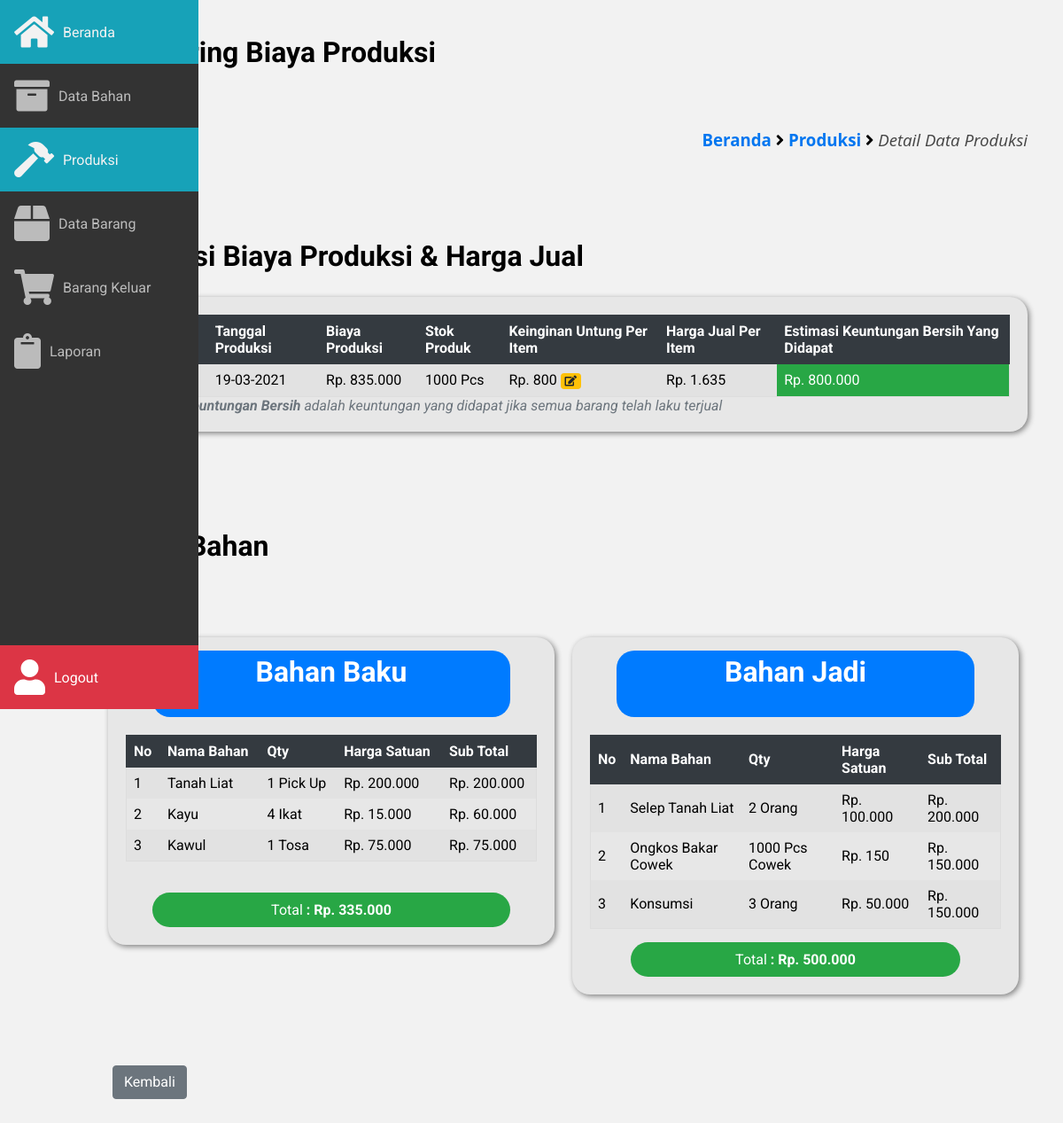
Before: /frontend/produksi/detail_produksi.php?ip=93&page=produksi with the older database file.
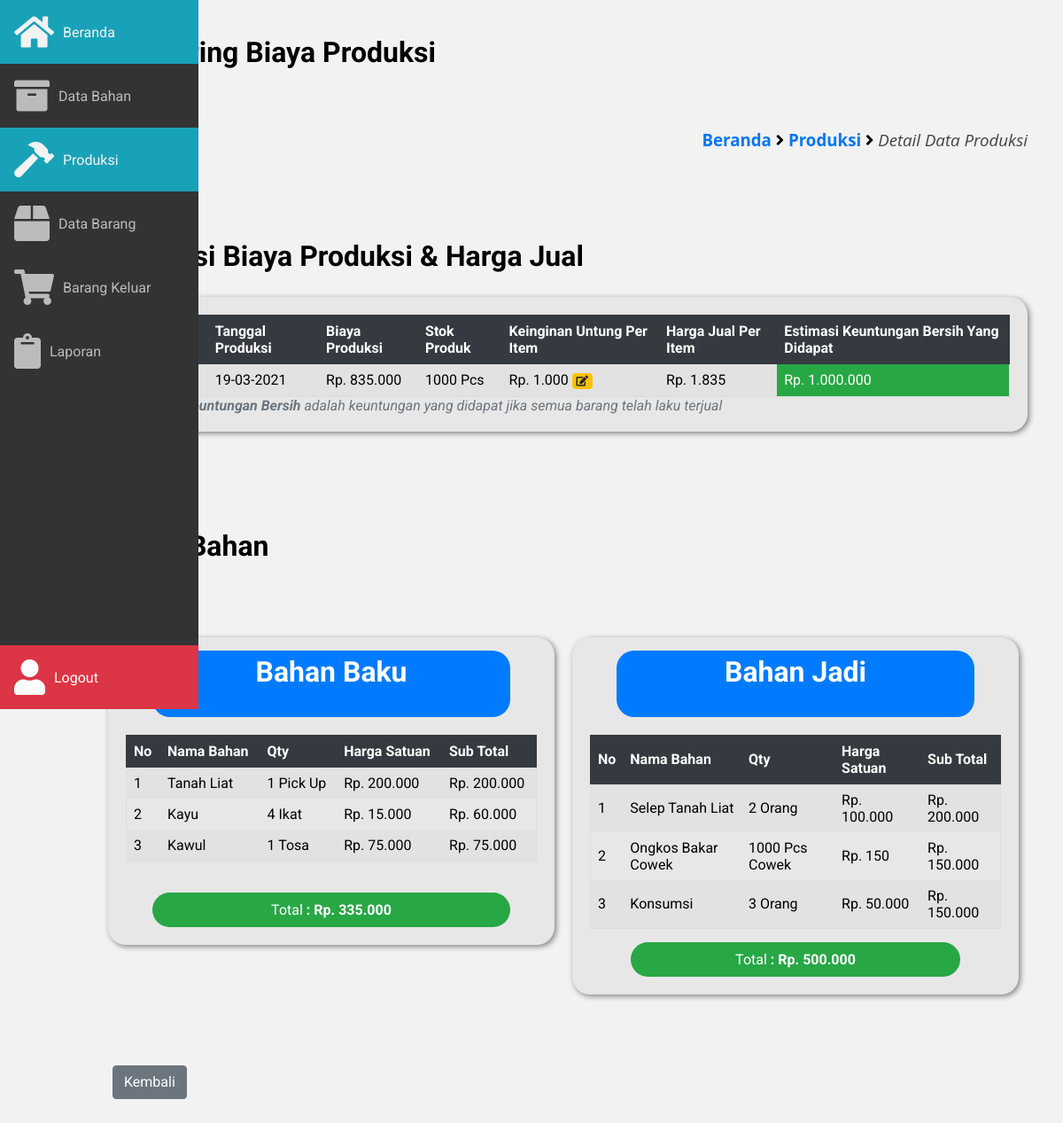
After: the same page with the newer database file.
### tables this page shows
CREATE TABLE `produksi` (
  `id_produksi` int(12) NOT NULL,
  `nama_produk` varchar(100) NOT NULL,
  `stok_produk` int(12) NOT NULL,
  `satuan_stok_produk` varchar(100) NOT NULL,
  `untung_produk` int(12) NOT NULL,
  `harga_jual` int(20) NOT NULL,
  `tgl_produksi` date NOT NULL
);

### frontend/produksi/detail_produksi.php (the view, shortened to what the changed rows need)
<?php include '../../database/koneksi.php'; ?>
<!DOCTYPE html>
<html lang="pt-BR">
	<head>
		<link rel="stylesheet" href="https://pro.fontawesome.com/releases/v5.10.0/css/all.css"/>
		<link
			rel="stylesheet"
			href="https://cdn.materialdesignicons.com/4.9.95/css/materialdesignicons.min.css"
		/>
		<link rel="stylesheet" href="../../assets/css/main.css" />
		<link rel="stylesheet" href="../../assets/css/style.css" />
		<link rel="stylesheet" href="../../assets/css/sidebar.css" />
	</head>
	<body>
		<main class="main">
			<section>
				<h2>Monitoring Biaya Produksi</h2>
				<div class="container">
					<div class="baris">
						<?php
							$ip = $_GET['ip'];
							$cekData   =  "SELECT * FROM detail_produksi WHERE produksi_id = '$ip' ";
							$queryData = mysqli_query($host, $cekData);
							$cekdId    = mysqli_num_rows($queryData);
							if ($cekdId != null) {
								$sql        = "SELECT * FROM detail_produksi INNER JOIN produksi ON detail_produksi.produksi_id = produksi.id_produksi WHERE produksi_id = '$ip' ";
								$query      = mysqli_query($host, $sql);
								$list_biaya = mysqli_fetch_assoc($query);
								$sqlSum     = "SELECT SUM(sub_total) AS total_biaya_produksi FROM detail_produksi WHERE produksi_id = '$ip' ";
								$querySum   = mysqli_query($host, $sqlSum);
								$dataSum    = mysqli_fetch_assoc($querySum);
								$hargaSatuan = $dataSum['total_biaya_produksi'] / $list_biaya['stok_produk'] + $list_biaya['untung_produk'];
								$cuan        = $list_biaya['stok_produk'] * $list_biaya['untung_produk'];
						?>
							<div class="kolom-100 margin-top-50 margin-bottom-100">
								<h2>Kalkulasi Biaya Produksi & Harga Jual</h2>
								<div class="box-konten-radius backgorund-e7">
									<div class="box-badan-konten">
										<div class="table-box">
											<table class="table-responsive">
												<tr class="thead-dark">
													<th>Nama Produk</th>
													<th>Tanggal Produksi</th>
													<th>Biaya Produksi</th>
													<th>Stok Produk</th>
													<th>Keinginan Untung Per Item</th>
													<th>Harga Jual Per Item</th>
													<th>Estimasi Keuntungan Bersih Yang Didapat</th>
												</tr>
												<tr>
													<td><?= $list_biaya['nama_produk'] ?></td>
													<td><?= date('d-m-Y', strtotime($list_biaya['tgl_produksi'])) ?></td>
													<td><?= "Rp. " . number_format($dataSum['total_biaya_produksi'],0, ',' , '.') ?></td>
													<td><?= $list_biaya['stok_produk'] . " " . $list_biaya['satuan_stok_produk'] ?></td>
													<td>
														<?= "Rp. " . number_format($list_biaya['untung_produk'], 0, ',' , '.') ?>
														<a href="edit_untung.php?ip=<?= $list_biaya['produksi_id']?>&biaya_produksi=<?= $dataSum['total_biaya_produksi'] ?>&stok=<?= $list_biaya['stok_produk'] ?>" class="lencana lencana-kuning">
															<i class="fa fa-edit"></i>
														</a>
													</td>
													<td><?= "Rp. " . number_format($hargaSatuan, 0, ',' , '.') ?></td>
													<td class="background-hijau teks-putih"><?= "Rp. " . number_format($cuan, 0, ',' , '.') ?></td>
												</tr>
											</table>
											<i class="teks-mati">
												<b>* Estimasi Keuntungan Bersih</b> adalah keuntungan yang didapat jika semua barang telah laku terjual
											</i>
										</div>
									</div>
								</div>
							</div>
							<div class="kolom-50">
								<h2>Detail Bahan</h2>
								<a href="edit_detail_produksi.php?ip=<?php echo $ip?>&page=produksi" class="tmbl tmbl-kuning float-left">
								</a>
							</div>
							<div class="kolom-100 margin-bottom-50">
								<div class="kolom-50-kiri">
									<div class="box-konten-radius backgorund-e7">
										<center>
											<div class="box-header-radius-80 background-biru teks-putih">
												<h2 class="text-center">Bahan Baku</h2>
											</div>
										</center>
										<div class="box-badan-konten">
											<div class="table-box">
												<table class="table-responsive">
													<tr class="thead-dark">
														<th>No</th>
														<th>Nama Bahan</th>
														<th>Qty</th>
														<th>Harga Satuan</th>
														<th>Sub Total</th>
													</tr>
													<?php
														$nomor = 1;
														$dataBahanBaku = "SELECT * FROM detail_produksi INNER JOIN produksi ON detail_produksi.produksi_id = produksi.id_produksi INNER JOIN bahan ON detail_produksi.bhn_id = bahan.id_bahan  WHERE produksi_id = '$ip' AND kategori = 'bahan baku' ";
														$query         = mysqli_query($host, $dataBahanBaku);
														while ($bahanBaku = mysqli_fetch_assoc($query) ) {
													?>
													<tr>
														<td><?= $nomor++ ?></td>
														<td><?= $bahanBaku['nama_bahan'] ?></td>
														<td><?= $bahanBaku['qty'] . " " .  $bahanBaku['satuan'] ?></td>
														<td><?= "Rp. " . number_format($bahanBaku['harga'], 0, ',' , '.') ?></td>
														<td><?= "Rp. " . number_format($bahanBaku['sub_total'], 0, ',' , '.') ?></td>
													</tr>
													<?php } ?>
												</table>
											</div>
										</div>
										<center>
											<div class="kolom-kalulasi-sementara margin-bottom-20">
												<div class="box-header-radius-80 background-hijau teks-putih padding-10">
													<?php
														$sqlTotal   = mysqli_query($host, "SELECT SUM(sub_total) AS total_baku FROM detail_produksi INNER JOIN bahan ON detail_produksi.bhn_id = bahan.id_bahan  WHERE produksi_id = '$ip' AND kategori = 'bahan baku' ");
														$total      = mysqli_fetch_assoc($sqlTotal);
													?>
													Total
													<b> : <?= "Rp. " . number_format($total['total_baku'],0,',','.') ?></b>
												</div>
											</div>
										</center>
									</div>
								</div>
								<div class="kolom-50-kanan">
									<div class="box-konten-radius backgorund-e7">
										<center>
											<div class="box-header-radius-80 background-biru teks-putih">
												<h2 class="text-center">Bahan Jadi</h2>
											</div>
										</center>
										<div class="box-badan-konten">
											<div class="table-box">
												<table class="table-responsive">
													<tr class="thead-dark">
														<th>No</th>
														<th>Nama Bahan</th>
														<th>Qty</th>
														<th>Harga Satuan</th>
														<th>Sub Total</th>
													</tr>
													<?php
														$nomor = 1;
														$dataBahanBaku = "SELECT * FROM detail_produksi INNER JOIN produksi ON detail_produksi.produksi_id = produksi.id_produksi INNER JOIN bahan ON detail_produksi.bhn_id = bahan.id_bahan  WHERE produksi_id = '$ip' AND kategori = 'bahan jadi' ";
														$query         = mysqli_query($host, $dataBahanBaku);
														while ($bahanBaku = mysqli_fetch_assoc($query) ) {
													?>
													<tr>
														<td><?= $nomor++ ?></td>
														<td><?= $bahanBaku['nama_bahan'] ?></td>
														<td><?= $bahanBaku['qty'] . " " .  $bahanBaku['satuan'] ?></td>
														<td><?= "Rp. " . number_format($bahanBaku['harga'], 0, ',' , '.') ?></td>
														<td><?= "Rp. " . number_format($bahanBaku['sub_total'], 0, ',' , '.') ?></td>
													</tr>
													<?php } ?>
												</table>
											</div>
											<center>
												<div class="kolom-kalulasi-sementara">
													<div class="box-header-radius-80 background-hijau teks-putih padding-10">
														<?php
															$sqlTotal      = mysqli_query($host, "SELECT SUM(sub_total) AS total_jadi FROM detail_produksi INNER JOIN produksi ON detail_produksi.produksi_id = produksi.id_produksi INNER JOIN bahan ON detail_produksi.bhn_id = bahan.id_bahan  WHERE produksi_id = '$ip' AND kategori = 'bahan jadi' ");
															$total         = mysqli_fetch_assoc($sqlTotal);
														?>
														Total
														<b> : <?= "Rp. " . number_format($total['total_jadi'],0,',','.') ?></b>
													</div>
												</div>
											</center>
										</div>
									</div>
								</div>
							</div>
							<?php } ?>
					</div>
				</div>
			</section>
		</main>
	</body>
</html>

Changed rows visible on the page:
changed produksi "Pcs": untung_produk "800" → "1.000"; cuan "800.000" → "1.000.000"
Other visible differences:
$hargaSatuan: "1.635" → "1.835"
